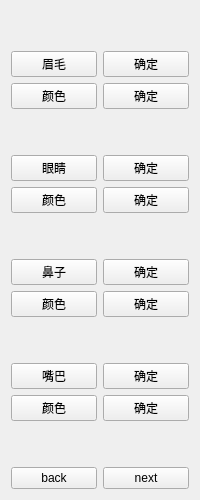
       <widget class="QWidget" name="page2">
        <layout class="QGridLayout" name="gridLayout_5">
         <item row="9" column="0">
          <spacer name="verticalSpacer_17">
           <property name="orientation">
            <enum>Qt::Vertical</enum>
           </property>
           <property name="sizeHint" stdset="0">
            <size>
             <width>20</width>
             <height>40</height>
            </size>
           </property>
          </spacer>
         </item>
         <item row="4" column="0">
          <widget class="QPushButton" name="eyeButton">
           <property name="text">
            <string>眼睛</string>
           </property>
          </widget>
         </item>
         <item row="11" column="1">
          <widget class="QPushButton" name="mouthColorCommitButton">
           <property name="text">
            <string>确定</string>
           </property>
          </widget>
         </item>
         <item row="2" column="0">
          <widget class="QPushButton" name="browColorButton">
           <property name="text">
            <string>颜色</string>
           </property>
          </widget>
         </item>
         <item row="3" column="0">
          <spacer name="verticalSpacer_15">
           <property name="orientation">
            <enum>Qt::Vertical</enum>
           </property>
           <property name="sizeHint" stdset="0">
            <size>
             <width>20</width>
             <height>40</height>
            </size>
           </property>
          </spacer>
         </item>
         <item row="8" column="1">
          <widget class="QPushButton" name="noseColorCommitButton">
           <property name="text">
            <string>确定</string>
           </property>
          </widget>
         </item>
         <item row="1" column="0">
          <widget class="QPushButton" name="browButton">
           <property name="text">
            <string>眉毛</string>
           </property>
          </widget>
         </item>
         <item row="11" column="0">
          <widget class="QPushButton" name="mouthColorButton">
           <property name="text">
            <string>颜色</string>
           </property>
          </widget>
         </item>
         <item row="10" column="0">
          <widget class="QPushButton" name="mouthButton">
           <property name="text">
            <string>嘴巴</string>
           </property>
          </widget>
         </item>
         <item row="12" column="0">
          <spacer name="verticalSpacer_18">
           <property name="orientation">
            <enum>Qt::Vertical</enum>
           </property>
           <property name="sizeHint" stdset="0">
            <size>
             <width>20</width>
             <height>40</height>
            </size>
           </property>
          </spacer>
         </item>
         <item row="5" column="0">
          <widget class="QPushButton" name="eyeColorButton">
           <property name="text">
            <string>颜色</string>
           </property>
          </widget>
         </item>
         <item row="7" column="0">
          <widget class="QPushButton" name="noseButton">
           <property name="text">
            <string>鼻子</string>
           </property>
          </widget>
         </item>
         <item row="1" column="1">
          <widget class="QPushButton" name="browCommitButton">
           <property name="text">
            <string>确定</string>
           </property>
          </widget>
         </item>
         <item row="6" column="0">
          <spacer name="verticalSpacer_16">
           <property name="orientation">
            <enum>Qt::Vertical</enum>
           </property>
           <property name="sizeHint" stdset="0">
            <size>
             <width>20</width>
             <height>40</height>
            </size>
           </property>
          </spacer>
         </item>
         <item row="5" column="1">
          <widget class="QPushButton" name="eyeColorCommitButton">
           <property name="text">
            <string>确定</string>
           </property>
          </widget>
         </item>
         <item row="8" column="0">
          <widget class="QPushButton" name="noseColorButton">
           <property name="text">
            <string>颜色</string>
           </property>
          </widget>
         </item>
         <item row="0" column="0">
          <spacer name="verticalSpacer_14">
           <property name="orientation">
            <enum>Qt::Vertical</enum>
           </property>
           <property name="sizeHint" stdset="0">
            <size>
             <width>20</width>
             <height>40</height>
            </size>
           </property>
          </spacer>
         </item>
         <item row="2" column="1">
          <widget class="QPushButton" name="browColorCommitButton">
           <property name="text">
            <string>确定</string>
           </property>
          </widget>
         </item>
         <item row="10" column="1">
          <widget class="QPushButton" name="mouthCommitButton">
           <property name="text">
            <string>确定</string>
           </property>
          </widget>
         </item>
         <item row="7" column="1">
          <widget class="QPushButton" name="noseCommitButton">
           <property name="text">
            <string>确定</string>
           </property>
          </widget>
         </item>
         <item row="4" column="1">
          <widget class="QPushButton" name="eyeCommitButton">
           <property name="text">
            <string>确定</string>
           </property>
          </widget>
         </item>
         <item row="13" column="0">
          <widget class="QPushButton" name="page2BackButton">
           <property name="text">
            <string>back</string>
           </property>
          </widget>
         </item>
         <item row="13" column="1">
          <widget class="QPushButton" name="page2NextButton">
           <property name="text">
            <string>next</string>
           </property>
          </widget>
         </item>
        </layout>
       </widget>
